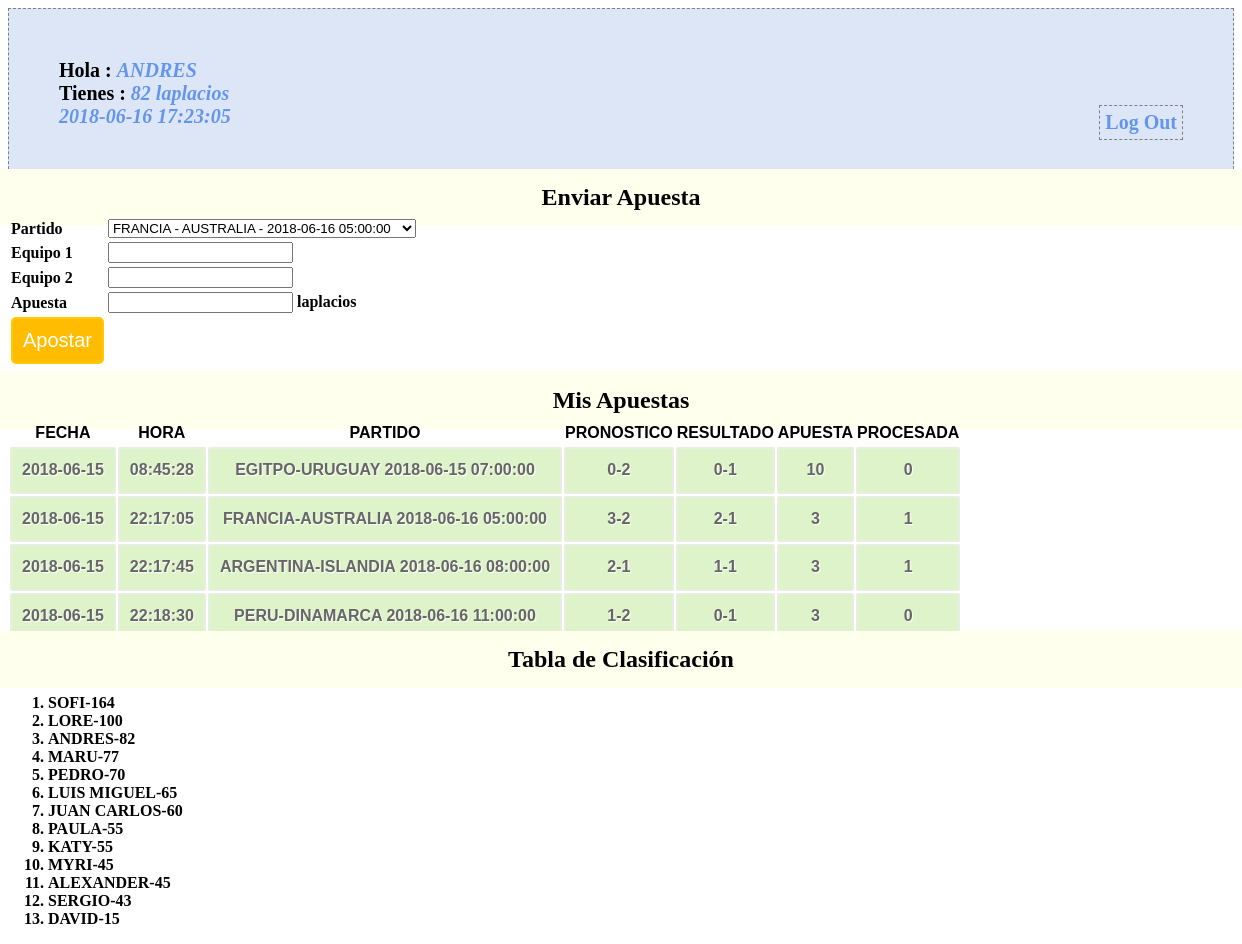
The page /profile.php (signed in) on the database as committed earlier.
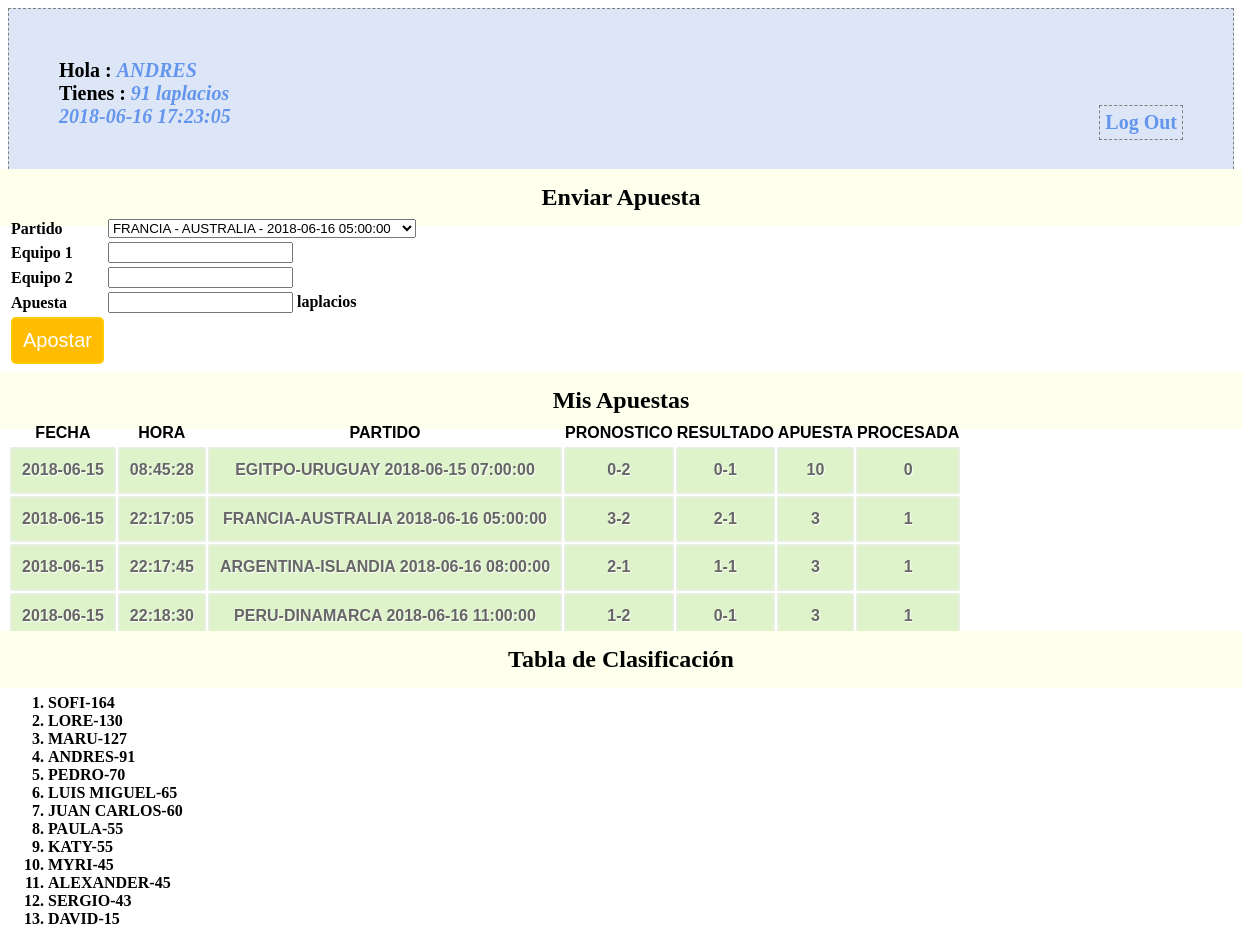
The same page on the database as committed later.
### tables this page shows
CREATE TABLE `participantes` (
  `id_participante` bigint(20) unsigned NOT NULL AUTO_INCREMENT COMMENT 'id participante',
  `nombre` varchar(60) NOT NULL COMMENT 'nombre participante',
  `saldo` int(11) NOT NULL COMMENT 'valor del saldo',
  `passwd` varchar(10) NOT NULL,
  PRIMARY KEY (`id_participante`),
  UNIQUE KEY `id_participante` (`id_participante`)
);

CREATE TABLE `apuestas` (
  `id_apuesta` bigint(20) unsigned NOT NULL AUTO_INCREMENT,
  `id_participante` bigint(20) NOT NULL,
  `id_partido` bigint(20) NOT NULL,
  `apuesta_equipo_1` int(11) NOT NULL,
  `apuesta_equipo_2` int(11) NOT NULL,
  `apuesta_valor` int(11) NOT NULL,
  `apuesta_fecha` date NOT NULL,
  `apuesta_hora` time NOT NULL,
  `procesada` tinyint(1) DEFAULT NULL,
  PRIMARY KEY (`id_apuesta`),
  UNIQUE KEY `id_apuesta` (`id_apuesta`)
);

CREATE TABLE `partidos` (
  `id_partido` bigint(20) unsigned NOT NULL AUTO_INCREMENT,
  `equipo_1` varchar(50) NOT NULL,
  `equipo_2` varchar(50) NOT NULL,
  `fecha` date NOT NULL,
  `hora` time NOT NULL,
  `resultado_equipo_1` int(11) DEFAULT NULL,
  `resultado_equipo_2` int(11) DEFAULT NULL,
  `revisado` tinyint(1) DEFAULT NULL,
  PRIMARY KEY (`id_partido`),
  UNIQUE KEY `id_partido` (`id_partido`)
);

### conn.php (called while the page is built, shortened)
<?php
$connection = mysql_connect("localhost", "laplacios2018", "");
$user_check=$_SESSION['login_user'];
$ses_sql=mysql_query("select id_participante,nombre,saldo from participantes where nombre='$user_check'", $connection);
$row = mysql_fetch_assoc($ses_sql);
$login_session =$row['nombre'];
$login_id = $row['id_participante'];
$login_saldo = $row['saldo'];
?>

### session.php (called while the page is built, shortened)
<?php
require_once('conn.php');
$current_date = date('Y-m-d');
$current_time = date('H:i:s');
$games_query=mysql_query("SELECT DISTINCT id_partido,equipo_1,equipo_2,fecha,hora FROM partidos WHERE fecha >= '$current_date'",$connection);
$bets_query=mysql_query("select * from apuestas where id_participante='$login_id'");
$leader_query= mysql_query("select nombre,saldo from participantes order by saldo desc");
?>

### profile.php (the view, shortened to what this page needs)
<?php
include('session.php');
?>
<!DOCTYPE html>
<html>
<head>
<link href="style.css" rel="stylesheet" type="text/css">
</head>
<body>
<div id="profile">
<b id="welcome">Hola : <i><?php echo $login_session;?></i></b><br/>
<b>Tienes : <i><?php echo $login_saldo.' laplacios'; ?></i></b><br/>
<b><i><?php echo $current_date.' '.$current_time; ?></i>
<b id="logout"><a href="logout.php">Log Out</a></b>
</div>
<div>
  <h2>Enviar Apuesta</h2>
  <form id="form" name="form" method="post" action="">
  <table>
    <tr>
      <td>Partido</td>
      <td>
        <select name="id_partido">
          <?php
          while($game = mysql_fetch_array($games_query)) {
            $partido_name = $game[1] . " - " . $game[2] . " - " . $game[3] . " " . $game[4];
            echo '<option value="'.$game[0].'">'.$partido_name.'</option>';
          }
          echo "</select>";
          ?>
      </td>
    </tr>
    <tr>
      <td>Equipo 1</td>
      <td><input id="number" type="number" name="apuesta_equipo_1" /></td>
    </tr>
    <tr>
      <td>Equipo 2</td>
      <td><input id="number" type="number" name="apuesta_equipo_2" /></td>
    </tr>
    <tr>
      <td>Apuesta</td>
      <td><input id="number" type="number" name="apuesta_valor" /> laplacios</td>
    </tr>
    <tr>
      <td><input type="submit" name="submit" id="submit" value="Apostar" /></td>
    </tr>
  </table>
  </form>
</div>
<div class="">
  <h2>Mis Apuestas</h2>
  <table class="table1">
    <tr>
      <th>FECHA</th>
      <th>HORA</th>
      <th>PARTIDO</th>
      <th>PRONOSTICO</th>
      <th>RESULTADO</th>
      <th>APUESTA</th>
      <th>PROCESADA</th>
    </tr>
    <tbody>
    <?php
      while($bet = mysql_fetch_array($bets_query)){
        $g_query = mysql_query("select * from partidos where id_partido='$bet[2]'");
        $g_row = mysql_fetch_array($g_query);
        $match = $g_row[1].'-'.$g_row[2].' '.$g_row[3].' '.$g_row[4];
        $pron = $bet[3].'-'.$bet[4];
        $resultado = $g_row[5].'-'.$g_row[6];
        echo '<tr><td>'.$bet[6].'</td>'.'<td>'.$bet[7].'</td>'.'<td>'.$match.'</td>'.'<td>'.$pron.'</td><td>'.$resultado.'</td><td>'.$bet[5].'</td><td>'.$bet[8].'</td></tr>';
      }
    ?>
    </tbody>
  </table>
</div>
<div class="">
  <h2>Tabla de Clasificación</h2>
  <ol type="1">
    <?php
    while ($participant = mysql_fetch_array($leader_query)){
      echo '<li>'.$participant[0].'-'.$participant[1].'</li>';
    }
    ?>
  </ol>
</div>
</body>

### style.css (style rules this page uses)
h2 { background-color:#FEFFED; text-align:center; border-radius:10px 10px 0 0; margin:-10px -40px; padding:15px }
input[type=submit] { width:100%; background-color:#FFBC00; color:#fff; border:2px solid #FFCB00; padding:10px; font-size:20px; cursor:pointer; border-radius:5px; margin-bottom:15px }
#profile { padding:50px; border:1px dashed grey; font-size:20px; background-color:#DCE6F7 }
#logout { float:right; padding:5px; border:dashed 1px gray }
a { text-decoration:none; color:#6495ed }
i { color:#6495ed }
table.table1 { font-family: "Trebuchet MS", sans-serif; font-size: 16px; font-weight: bold; line-height: 1.4em; font-style: normal; border-collapse:separate; }
.table1 tbody td { padding:10px; text-align:center; background-color:#DEF3CA; border: 2px solid #E7EFE0; -moz-border-radius:2px; -webkit-border-radius:2px; border-radius:2px; color:#666; text-shadow:1px 1px 1px #fff; }

Rows that differ between the two databases and show on the page:
changed participantes "ANDRES": saldo "82" → "91"
changed apuestas "PERU-DINAMARCA 2018-06-16 11:00:00": procesada "0" → "1"
changed participantes "LORE": saldo "100" → "130"
changed participantes "MARU": saldo "77" → "127"; moves up the list
